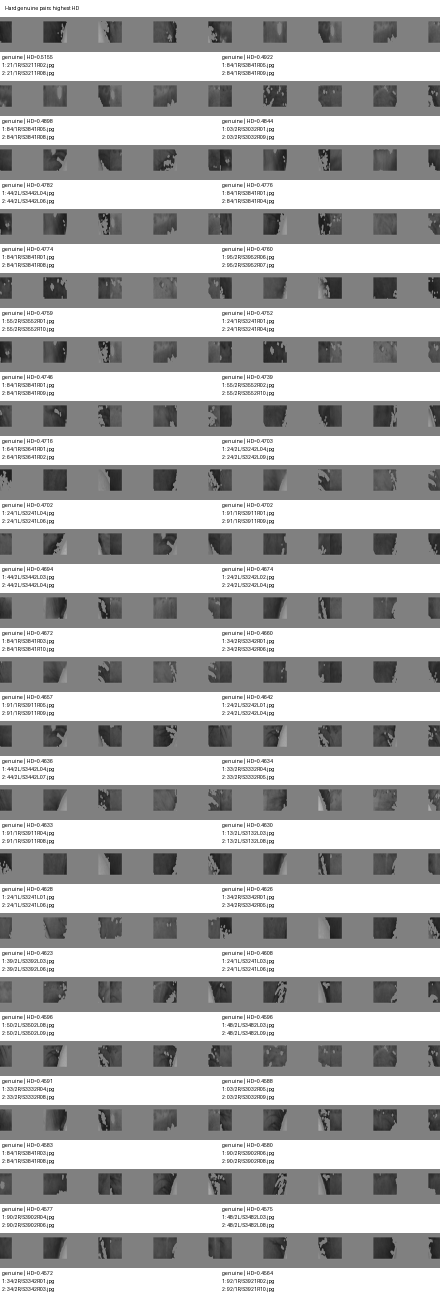
#> input picture data/failure_analysis/daugman_strict_v3/contact_sheets/hard_genuine_pairs.png, 880 x 2594 px (shown at 1/2 size)
$ python -i preliminary_segmentation.py   (imports and definitions only)
#> lines starting #> are read from the running program, lines starting #| are printed output that depends on the picture; after the words box and inside, x2 and y2 are one past the last pixel; in counts of white or black regions, pixels touching at a corner belong together
from pathlib import Path
import argparse
import math
import json

import cv2
import numpy as np
import pandas as pd
from PIL import Image, ImageDraw, ImageFont


PROJECT_ROOT = Path(__file__).resolve().parents[1]

DEFAULT_METADATA_PATH = PROJECT_ROOT / "data" / "metadata" / "metadata_clean.csv"
DEFAULT_DATASET_ROOT = PROJECT_ROOT / "data" / "raw" / "CASIA-Iris-Twins"
DEFAULT_OUTPUT_DIR = PROJECT_ROOT / "data" / "segmentation"

DEFAULT_N_DEBUG_OVERLAYS = 300
CONTACT_SHEET_COLS = 5
THUMB_SIZE = (180, 135)
LABEL_HEIGHT = 38


# [65 lines left out: functions resolve_from_project, project_display_path, read_metadata, get_image_path, not called in this run]


def find_pupil(gray):
    """
    Localizzazione semplice della pupilla:
    - la pupilla è una regione molto scura;
    - cerchiamo blob scuri abbastanza circolari;
    - scegliamo il candidato migliore.
    """
    h, w = gray.shape

    blur = cv2.GaussianBlur(gray, (7, 7), 0)

    q = np.percentile(blur, 8)
    threshold = min(70, max(25, q + 5))

    dark = (blur < threshold).astype(np.uint8) * 255

    kernel = cv2.getStructuringElement(cv2.MORPH_ELLIPSE, (7, 7))
    dark = cv2.morphologyEx(dark, cv2.MORPH_OPEN, kernel)
    dark = cv2.morphologyEx(dark, cv2.MORPH_CLOSE, kernel)

    contours, _ = cv2.findContours(dark, cv2.RETR_EXTERNAL, cv2.CHAIN_APPROX_SIMPLE)

    candidates = []

    for cnt in contours:
        area = cv2.contourArea(cnt)
        if area < 300:
            continue

        perimeter = cv2.arcLength(cnt, True)
        if perimeter <= 0:
            continue

        circularity = 4 * math.pi * area / (perimeter * perimeter)

        (x, y), r = cv2.minEnclosingCircle(cnt)
        x, y, r = float(x), float(y), float(r)

        if r < 12 or r > 95:
            continue

        if x < 40 or x > w - 40 or y < 40 or y > h - 40:
            continue

        center_penalty = abs(x - w / 2) / w + abs(y - h / 2) / h
        score = area * max(circularity, 0.01) / (1 + center_penalty)

        candidates.append({
            "x": x,
            "y": y,
            "r": r,
            "area": area,
            "circularity": circularity,
            "score": score,
            "threshold": threshold,
        })

    if not candidates:
        return None

    candidates.sort(key=lambda c: c["score"], reverse=True)
    return candidates[0]


def circle_mean_intensity(gray, cx, cy, r, n_points=360):
    h, w = gray.shape
    angles = np.linspace(0, 2 * np.pi, n_points, endpoint=False)

    xs = np.round(cx + r * np.cos(angles)).astype(np.int32)
    ys = np.round(cy + r * np.sin(angles)).astype(np.int32)

    valid = (xs >= 0) & (xs < w) & (ys >= 0) & (ys < h)

    if valid.sum() < n_points * 0.65:
        return None

    return float(np.mean(gray[ys[valid], xs[valid]]))


def find_iris_radius(gray, pupil):
    """
    Stima preliminare del raggio dell'iride.
    Usiamo il centro della pupilla e cerchiamo il raggio in cui
    l'intensità media lungo la circonferenza cambia maggiormente.
    """
    h, w = gray.shape
    cx, cy, pr = pupil["x"], pupil["y"], pupil["r"]

    min_r = int(max(pr * 1.8, pr + 35, 65))
    max_r = int(min(pr * 4.2, 210, cx - 5, cy - 5, w - cx - 5, h - cy - 5))

    if max_r <= min_r + 20:
        return None

    radii = list(range(min_r, max_r + 1))
    means = []

    for r in radii:
        m = circle_mean_intensity(gray, cx, cy, r)
        means.append(np.nan if m is None else m)

    means = np.array(means, dtype=np.float32)

    if np.isnan(means).mean() > 0.3:
        return None

    valid = ~np.isnan(means)
    means[~valid] = np.interp(np.flatnonzero(~valid), np.flatnonzero(valid), means[valid])

    means_smooth = cv2.GaussianBlur(means.reshape(1, -1), (1, 9), 0).flatten()

    grad = np.gradient(means_smooth)

    best_idx = int(np.argmax(grad))
    best_r = radii[best_idx]
    best_grad = float(grad[best_idx])

    if best_grad < 0.15:
        confidence = "low"
    elif best_grad < 0.45:
        confidence = "medium"
    else:
        confidence = "high"

    return {
        "x": cx,
        "y": cy,
        "r": float(best_r),
        "gradient": best_grad,
        "confidence": confidence,
        "min_r": min_r,
        "max_r": max_r,
    }


def segment_image(image_path: Path):
    gray = cv2.imread(str(image_path), cv2.IMREAD_GRAYSCALE)
#> gray is the input picture: shape (2594, 880); min 3, max 255, mean 175.8

    if gray is None:
        return {
            "segmentation_ok": False,
            "pupil_found": False,
            "iris_found": False,
            "error": f"cv2.imread failed: {image_path}",
        }, None

    pupil = find_pupil(gray)
#> in find_pupil, `q = np.percentile(blur, 8)`: q = 79
#> in find_pupil, `threshold = min(70, max(25, q + 5))`: threshold = 70
#> in find_pupil, `dark = (blur < threshold).astype(np.uint8) * 255`:
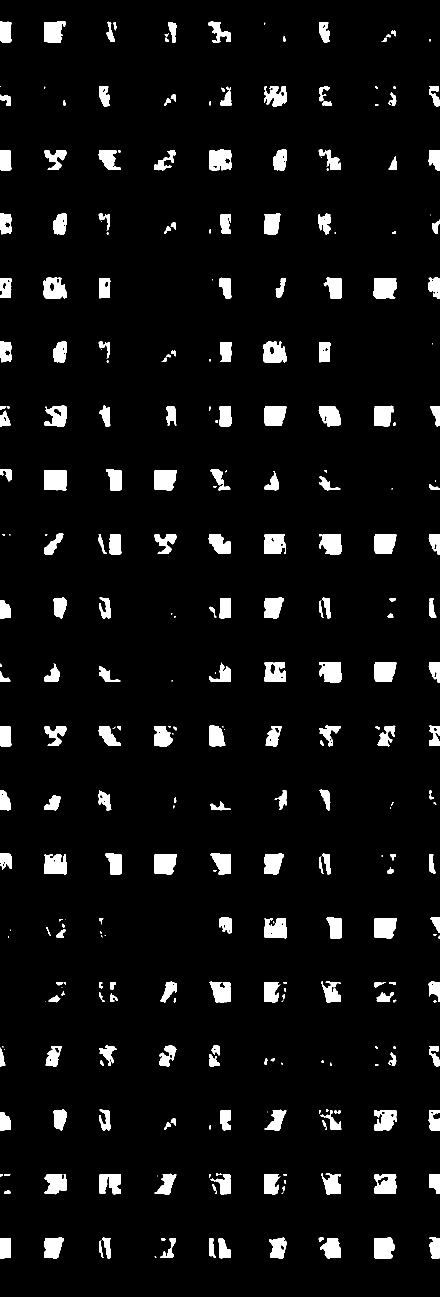
#> dark: shape (2594, 880) (shown at 1/2 size); 5.8% white; 302 white regions (64 under 20 px), largest, box (x1, y1, x2, y2) and area: (88, 940, 133, 981) 1792, (747, 556, 793, 597) 1734, (308, 940, 353, 981) 1663
#> in find_pupil, `dark = cv2.morphologyEx(dark, cv2.MORPH_OPEN, kernel)`:
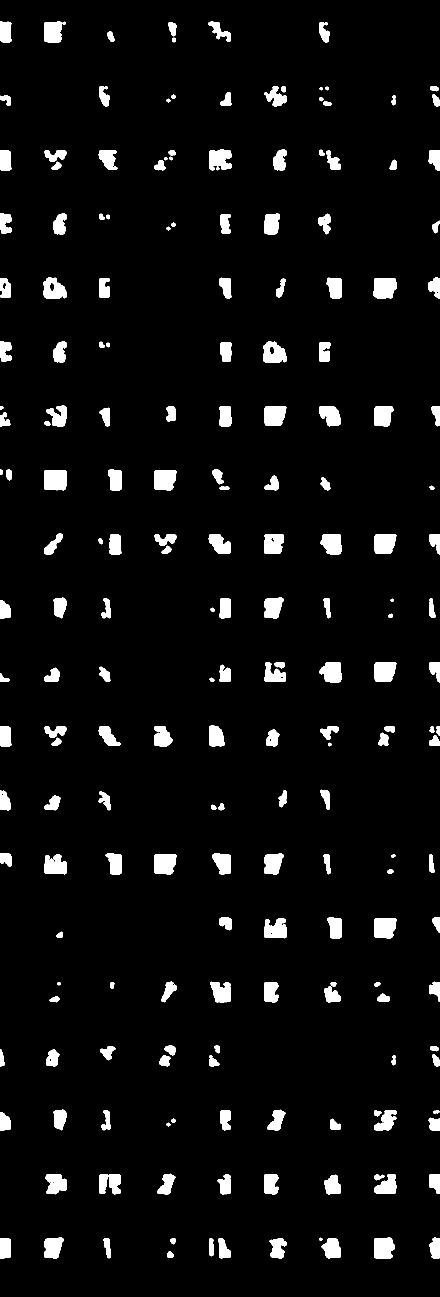
#> dark: shape (2594, 880) (shown at 1/2 size); 5.2% white; 204 white regions, largest, box (x1, y1, x2, y2) and area: (88, 940, 133, 981) 1773, (747, 556, 793, 597) 1702, (308, 940, 353, 981) 1652
#> in find_pupil, `dark = cv2.morphologyEx(dark, cv2.MORPH_CLOSE, kernel)`:
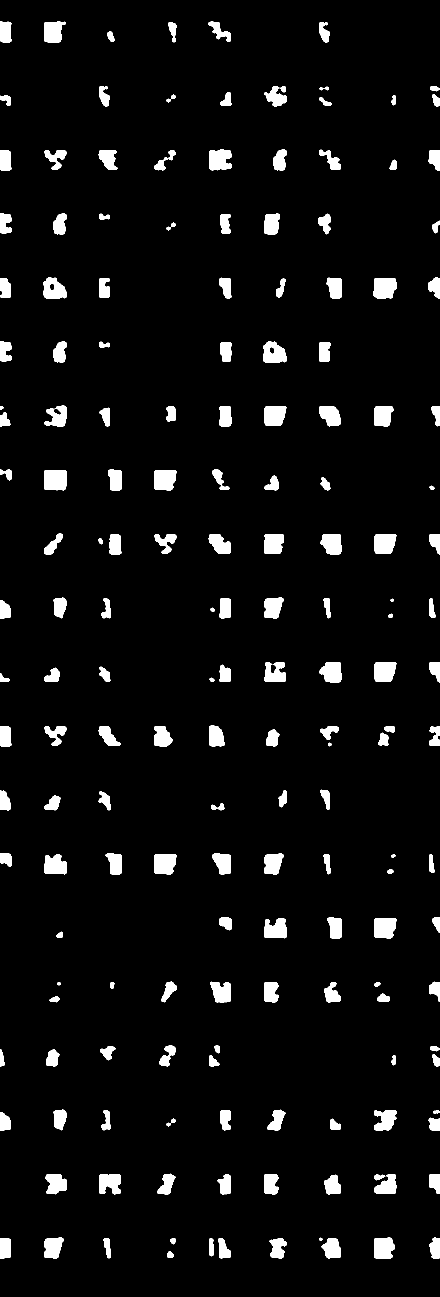
#> dark: shape (2594, 880) (shown at 1/2 size); 5.3% white; 177 white regions
#> in find_pupil, `contours, _ = cv2.findContours(dark, cv2.RETR_EXTERNAL, cv2.CHAIN_APPR..`: contours = 177 contours; largest, box (x1, y1, x2, y2) and area: (88, 940, 133, 981) 1694, (747, 556, 793, 597) 1626, (748, 1836, 793, 1877) 1576, (308, 1708, 353, 1749) 1576, (308, 940, 353, 981) 1576
#> the loop in find_pupil, `for cnt in contours:` made 177 passes
#> (area, perimeter, circularity, x, y, r, center_penalty, score) on passes 2 to 4: (1113.5, 135.5, 0.762, 664.8, 2497.4, 22.48, 0.718, 493.9), (910, 149.1, 0.515, 554.6, 2496, 21.68, 0.592, 294.1), (621.5, 117.4, 0.567, 448.5, 2495.5, 21.78, 0.472, 239.5)
#> after the loop in find_pupil, `for cnt in contours:`: candidates = 104 items
#> pupil = {'x': 330, 'y': 959, 'r': 27.8, 'area': 1576.5, 'circularity': 0.797, 'score': 1000.4, 'threshold': 70}

    if pupil is None:
        return {
            "segmentation_ok": False,
            "pupil_found": False,
            "iris_found": False,
            "error": "pupil not found",
        }, gray

    iris = find_iris_radius(gray, pupil)
#> in find_iris_radius, `cx, cy, pr = pupil["x"], pupil["y"], pupil["r"]`: cx = 330; cy = 959; pr = 27.8
#> in find_iris_radius, `min_r = int(max(pr * 1.8, pr + 35, 65))`: min_r = 65
#> in find_iris_radius, `max_r = int(min(pr * 4.2, 210, cx - 5, cy - 5, w - cx - 5, h - cy - 5))`: max_r = 116
#> the loop in find_iris_radius, `for r in radii:` made 52 passes
#> m on passes 1 to 8: 209.1, 209.8, 209.8, 211.3, 212, 212.7, 213.4, 213.4
#> after the loop in find_iris_radius, `for r in radii:`: means = 52 values, max 220.5 at index 20, min 166.1 at index 45, mean 199.1
#> in find_iris_radius, `means_smooth = cv2.GaussianBlur(means.reshape(1, -1), (1, 9), 0).flatt..`: means_smooth has the same summary as means
#> in find_iris_radius, `grad = np.gradient(means_smooth)`: grad = 52 values, max 1.06 at index 3, min -5.78 at index 23, mean -0.8
#> in find_iris_radius, `best_idx = int(np.argmax(grad))`: best_idx = 3
#> in find_iris_radius, `best_r = radii[best_idx]`: best_r = 68
#> in find_iris_radius, `best_grad = float(grad[best_idx])`: best_grad = 1.06
#> iris = {'x': 330, 'y': 959, 'r': 68, 'gradient': 1.06, 'confidence': 'high', 'min_r': 65, 'max_r': 116}

    if iris is None:
        return {
            "segmentation_ok": False,
            "pupil_found": True,
            "iris_found": False,
            "pupil_x": pupil["x"],
            "pupil_y": pupil["y"],
            "pupil_r": pupil["r"],
            "pupil_circularity": pupil["circularity"],
            "pupil_threshold": pupil["threshold"],
            "error": "iris radius not found",
        }, gray

    ratio = iris["r"] / pupil["r"] if pupil["r"] > 0 else None
#> ratio = 2.45

    segmentation_ok = (
        ratio is not None
        and 1.8 <= ratio <= 5.0
        and pupil["circularity"] >= 0.35
    )
#> segmentation_ok = True

    result = {
        "segmentation_ok": bool(segmentation_ok),
        "pupil_found": True,
        "iris_found": True,

        "pupil_x": pupil["x"],
        "pupil_y": pupil["y"],
        "pupil_r": pupil["r"],
        "pupil_circularity": pupil["circularity"],
        "pupil_threshold": pupil["threshold"],

        "iris_x": iris["x"],
        "iris_y": iris["y"],
        "iris_r": iris["r"],
        "iris_gradient": iris["gradient"],
        "iris_confidence": iris["confidence"],

        "iris_pupil_radius_ratio": ratio,
        "error": "",
    }

    return result, gray


# [254 lines left out: functions draw_overlay, save_contact_sheet, run_preliminary_segmentation, main, not called in this run]


# [2 lines not run here, left out]

>>> result = segment_image('../data/failure_analysis/daugman_strict_v3/contact_sheets/hard_genuine_pairs.png')

$ run again, on data/failure_analysis/daugman_strict_v3/contact_sheets/low_twin_same_eye_pairs.png
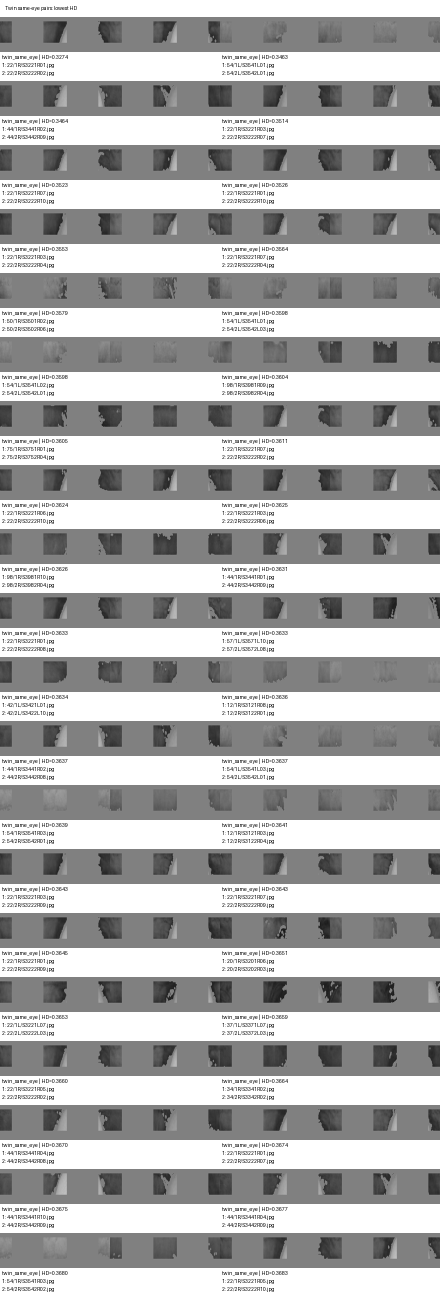
#> input picture data/failure_analysis/daugman_strict_v3/contact_sheets/low_twin_same_eye_pairs.png, 880 x 2594 px (shown at 1/2 size)
#> in segment_image, gray is the input picture: shape (2594, 880); min 1, max 255, mean 177.5
#> q = 89
#> threshold = 70
#> in find_pupil, `dark = (blur < threshold).astype(np.uint8) * 255`:
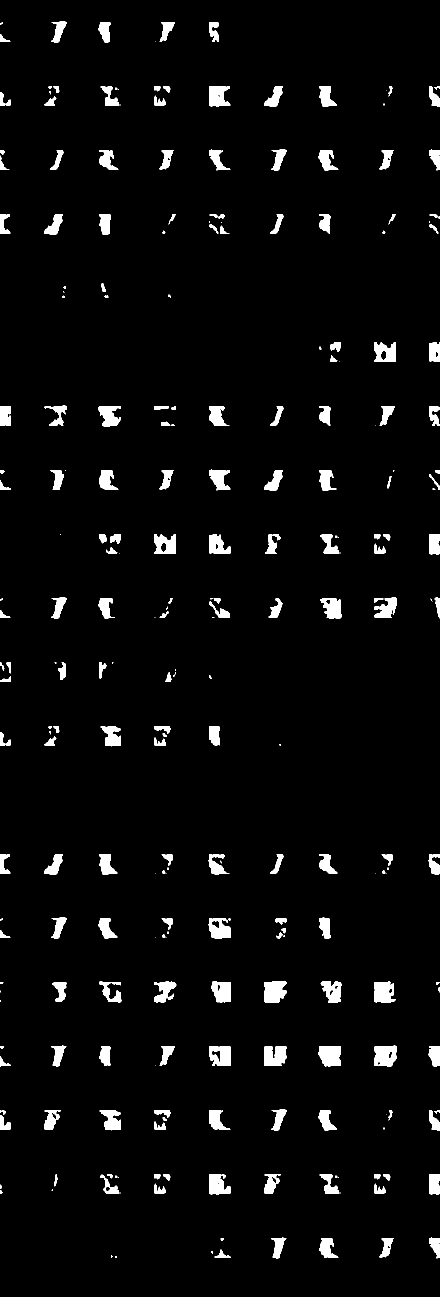
#> dark: shape (2594, 880) (shown at 1/2 size); 3.9% white; 254 white regions (63 under 20 px), largest, box (x1, y1, x2, y2) and area: (528, 1963, 573, 2005) 1612, (637, 2092, 682, 2133) 1594, (748, 2091, 793, 2133) 1575
#> in find_pupil, `dark = cv2.morphologyEx(dark, cv2.MORPH_OPEN, kernel)`:
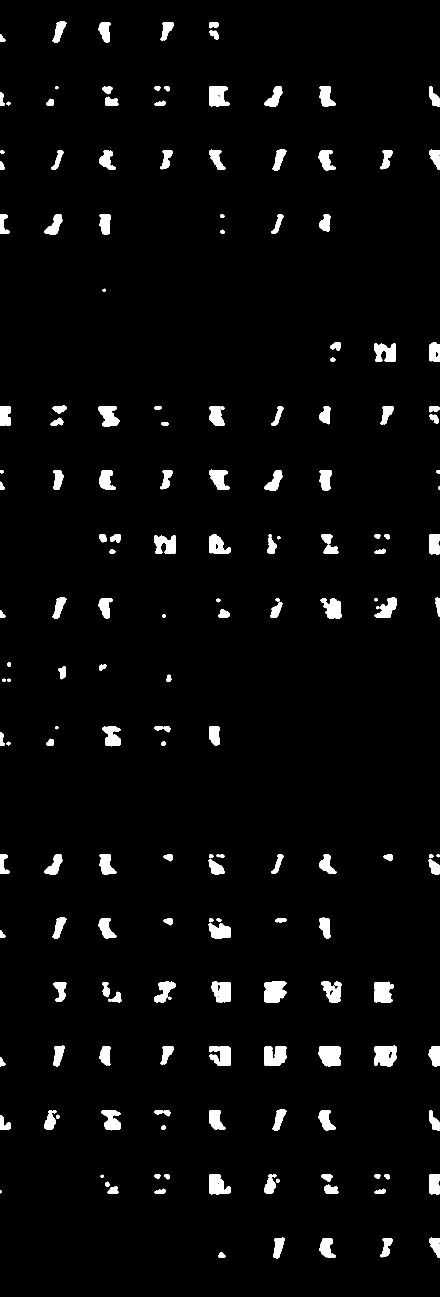
#> dark: shape (2594, 880) (shown at 1/2 size); 3.5% white; 173 white regions, largest, box (x1, y1, x2, y2) and area: (528, 1963, 573, 2005) 1586, (637, 2092, 682, 2133) 1578, (748, 2091, 793, 2133) 1547
#> contours = 158 contours, 2 with area under 20; largest, box (x1, y1, x2, y2) and area: (748, 2091, 793, 2133) 1554, (528, 2092, 573, 2132) 1544, (528, 1963, 573, 2005) 1522, (637, 2092, 682, 2133) 1506, (423, 1963, 462, 2005) 1318
#> the loop in find_pupil, `for cnt in contours:` made 158 passes
#> (area, perimeter, circularity, x, y, r, center_penalty, score) on passes 2, 3, 5: (489, 118.9, 0.435, 772, 2495, 21.1, 0.839, 115.6), (785.5, 135.2, 0.54, 657.5, 2495.5, 22.33, 0.709, 248.3), (588.5, 116.2, 0.548, 557.5, 2495, 21.73, 0.595, 202.1)
#> after the loop in find_pupil, `for cnt in contours:`: candidates = 76 items
#> pupil = {'x': 550, 'y': 2111.5, 'r': 28.11, 'area': 1544, 'circularity': 0.762, 'score': 817.3, 'threshold': 70}
#> cx = 550; cy = 2111.5; pr = 28.11
#> min_r = 65
#> max_r = 118
#> the loop in find_iris_radius, `for r in radii:` made 54 passes
#> m on passes 1 to 8: 199.6, 198.2, 199.1, 199.8, 199.5, 199.3, 202, 203.4
#> after the loop in find_iris_radius, `for r in radii:`: means = 54 values, max 208.6 at index 19, min 157.5 at index 52, mean 187.8
#> means_smooth has the same summary as means
#> grad = 54 values, max 4.05 at index 18, min -5.65 at index 34, mean -0.734
#> best_idx = 18
#> best_r = 83
#> best_grad = 4.05
#> iris = {'x': 550, 'y': 2111.5, 'r': 83, 'gradient': 4.05, 'confidence': 'high', 'min_r': 65, 'max_r': 118}
#> ratio = 2.95
#> segmentation_ok = True
